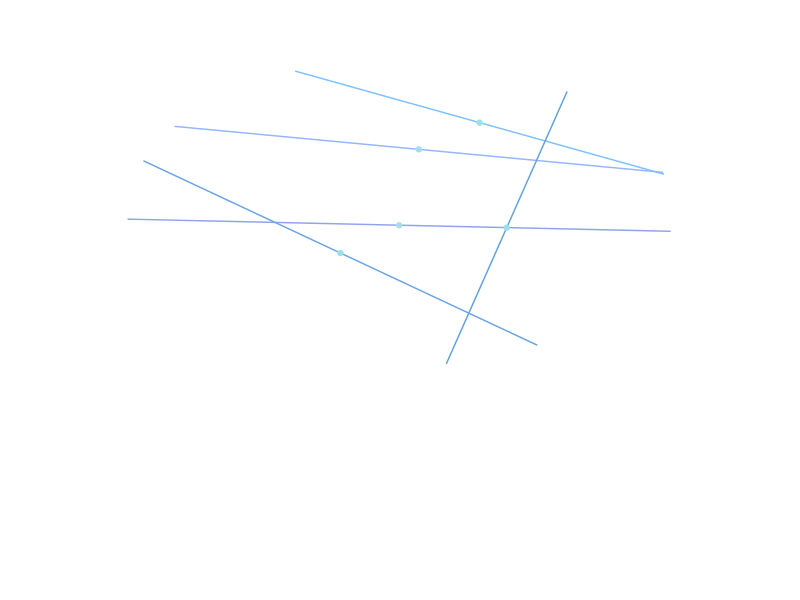

Write the R code that produced this figure.
library(ggplot2)
library(tidyverse)
library(here)

# set.seed(1)

n_lines <- 5000
x_limits <- c(0, 18)
y_limits <- c(0, 24)

# (x - h)^2 + (y - k)^2 = r^2
circle_h = (x_limits[1] * .5 + x_limits[2] * .5)
circle_k = (y_limits[1] * .33 + y_limits[2] * .66)
circle_r = (x_limits[2] - x_limits[1]) * .75 * .5

lines <- data.frame(line = seq(1, n_lines),
                    point_1 = runif(n_lines, 0, 2*pi),
                    point_2 = runif(n_lines, 0, 2*pi))
lines <- lines %>%
  mutate(point_1_x = circle_h + circle_r * cos(point_1),
         point_1_y = circle_k + circle_r * sin(point_1),
         point_2_x = circle_h + circle_r * cos(point_2),
         point_2_y = circle_k + circle_r * sin(point_2)) %>%
  mutate(midpoint_x = (point_1_x + point_2_x) / 2,
         midpoint_y = (point_1_y + point_2_y) / 2) %>%
  mutate(mu = (midpoint_y - (circle_k - circle_r)) / (2 * circle_r),
         var = .005) %>%
  mutate(mu = ifelse(mu < .01, .01, ifelse(mu > .99, .99, mu)), # keeps a, b > 0
         alpha = ((1 - mu) / var - 1 / mu) * mu ^ 2,
         beta = alpha * (1 / mu - 1)) %>%
  mutate(h = runif(n(), 240, 260),
         c = rbeta(n(), shape1 = alpha, shape2 = beta) * 33 + 50,
         l = rbeta(n(), shape1 = alpha, shape2 = beta) * 33 + 50,
         line_color = hcl(h, c, l),
         point_color = hcl(h - 40))

plot1 <- ggplot() + 
  geom_blank() +
  xlim(c(0, 18)) +
  ylim(c(0, 24)) +
  theme_void()

for(i in seq(1, 5)){
  plot1 <- plot1 +
    geom_segment(data = lines[i, ], aes(x = point_1_x,
                                        y = point_1_y,
                                        xend = point_2_x,
                                        yend = point_2_y),
                 color = lines$line_color[i]) + 
    geom_point(data = lines[i, ], aes(x = midpoint_x,
                                      y = midpoint_y),
               color = lines$point_color[i])
  print(i)
}

ggsave(filename = file.path(here::here(), "method1.pdf"),
       plot = plot1,
       device = "pdf",
       width = 18,
       height = 24,
       units = "in",
       dpi = "print")

